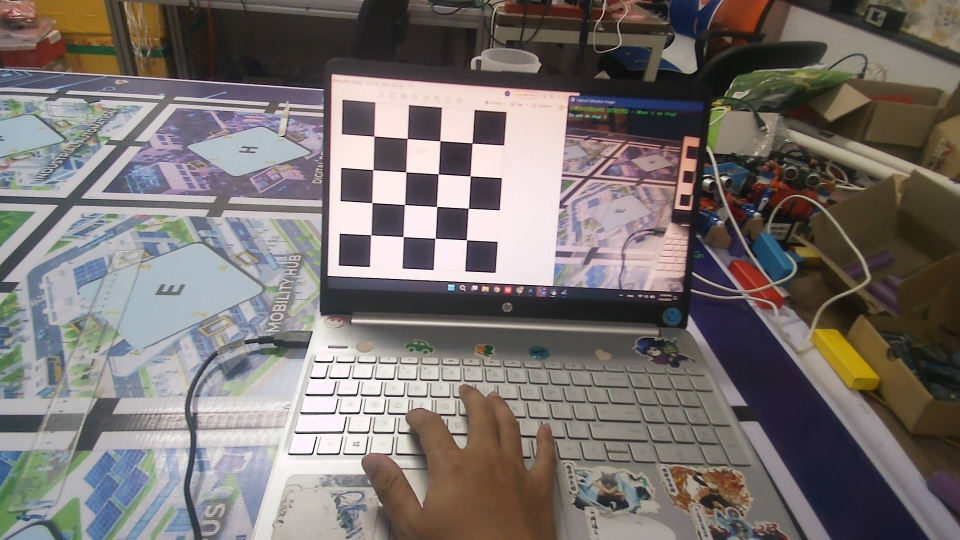
#> input picture 260403/Camera_Calibration/calibration_images/calib_001.jpg, 1920 x 1080 px (shown at 1/2 size); its folder holds only this picture in this run
$ python calibrate_camera.py
#> lines starting #> are read from the running program, lines starting #| are printed output that depends on the picture; after the words box and inside, x2 and y2 are one past the last pixel; in counts of white or black regions, pixels touching at a corner belong together
"""
=============================================================
BƯỚC 2: CALIBRATE CAMERA TỪ ẢNH ĐÃ CHỤP
=============================================================
Nội dung :
1. Đảm bảo đã chụp đủ 15 trở lên số ảnh bằng capture_calibration_images.py
2. Chạy script này để tính toán ma trận thấu kính
3. Kết quả tham số sẽ được lưu vào calibration_result.npz
4. Hệ thống sẽ tự tạo thư mục comparison_results và lưu lại cặp ảnh gốc/khử méo để so sánh

Kết quả bao gồm:
- Camera Matrix (K): ma trận nội tham số
- Distortion Coefficients: hệ số méo ống kính
- Rotation vectors (rvecs): vector quay cho mỗi ảnh
- Translation vectors (tvecs): vector tịnh tiến cho mỗi ảnh
- Re-projection Error: sai số chiếu lại (càng nhỏ càng tốt, tối đa <= 0.5)
"""

import cv2
import numpy as np
import os
import glob

# ======================== CẤU HÌNH ========================
CHECKERBOARD = (4, 4)     # Số inner corners (phải giống file capture)
SQUARE_SIZE = 30.0        # Kích thước mỗi ô vuông (mm). ĐO LẠI bằng thước!
IMAGE_DIR = "./calibration_images"   # Thư mục chứa ảnh đã chụp
OUTPUT_FILE = "calibration_result.npz"  # File lưu kết quả
# ===========================================================


def main():
    print("=" * 60)
    print("  CAMERA CALIBRATION - Hikvision DS-U04")
    print("=" * 60)

    # -------- BƯỚC 1: Tạo tọa độ 3D thực (Object Points) --------
    # Mỗi corner có tọa độ (X*SQUARE_SIZE, Y*SQUARE_SIZE, 0)
    objp = np.zeros((CHECKERBOARD[0] * CHECKERBOARD[1], 3), np.float32)
    objp[:, :2] = np.mgrid[0:CHECKERBOARD[0], 0:CHECKERBOARD[1]].T.reshape(-1, 2)
    objp *= SQUARE_SIZE  # Scale theo kích thước ô thực tế (mm)

    # Danh sách lưu points cho tất cả ảnh
    objpoints = []  # 3D points (giống nhau cho mọi ảnh)
    imgpoints = []  # 2D points (khác nhau tùy ảnh)

    # Tiêu chí dừng cho cornerSubPix
    criteria = (cv2.TERM_CRITERIA_EPS + cv2.TERM_CRITERIA_MAX_ITER, 30, 0.001)

    # -------- BƯỚC 2: Đọc và xử lý từng ảnh --------
    images = sorted(glob.glob(os.path.join(IMAGE_DIR, "*.jpg")))

    if len(images) == 0:
        print(f"[ERROR] Không tìm thấy ảnh trong {IMAGE_DIR}")
        print(" -> Chạy capture_calibration_images.py trước!")
        return

    print(f"\n[INFO] Tìm thấy {len(images)} ảnh trong {IMAGE_DIR}")
    print("[INFO] Đang xử lý...\n")

    img_shape = None
    success_count = 0

    for i, fname in enumerate(images):
        img = cv2.imread(fname)
#> img is the input picture: shape (1080, 1920, 3); mean B, G, R 111.3, 113.8, 120.8
        gray = cv2.cvtColor(img, cv2.COLOR_BGR2GRAY)
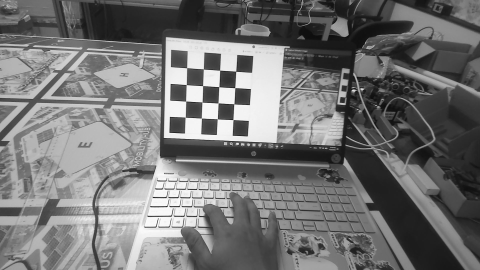
#> gray: shape (1080, 1920) (shown at 1/4 size); min 0, max 255, mean 115.6
        img_shape = gray.shape[::-1]  # (width, height)

        # Tìm corners
        ret, corners = cv2.findChessboardCorners(
            gray, CHECKERBOARD,
            cv2.CALIB_CB_ADAPTIVE_THRESH +
            cv2.CALIB_CB_FAST_CHECK +
            cv2.CALIB_CB_NORMALIZE_IMAGE
        )
#> ret = True; corners = 16 rows, first 8: [748.9, 272.9], [814.7, 277.5], [880.8, 282.4], [944.6, 286.4], [746.4, 339.7], [812.3, 344.4], [876.8, 348.4], [940.7, 352.3]

        if ret:
            success_count += 1
            objpoints.append(objp)

            # Tinh chỉnh corners với độ chính xác sub-pixel
            corners2 = cv2.cornerSubPix(gray, corners, (11, 11), (-1, -1), criteria)
#> corners2 = 16 rows, first 8: [748.5, 272.7], [814.7, 277.5], [880.4, 282.2], [944.7, 286.4], [746.4, 339.9], [812.3, 344.3], [877, 348.4], [940.8, 352.4]
            imgpoints.append(corners2)

            # Hiển thị corners (tùy chọn)
            display = img.copy()
            cv2.drawChessboardCorners(display, CHECKERBOARD, corners2, ret)
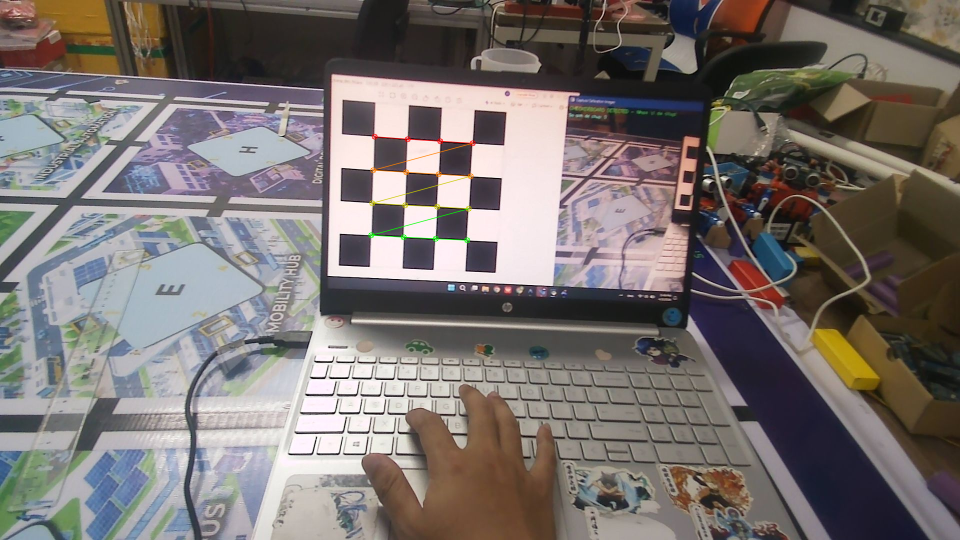
#> display: shape (1080, 1920, 3) (shown at 1/2 size); 0.26% of pixels changed, all inside (x1, y1, x2, y2) = (736, 267, 952, 487)

            # Resize để hiển thị
            h, w = display.shape[:2]
            if w > 960:
                scale = 960 / w
                display = cv2.resize(display, (int(w * scale), int(h * scale)))
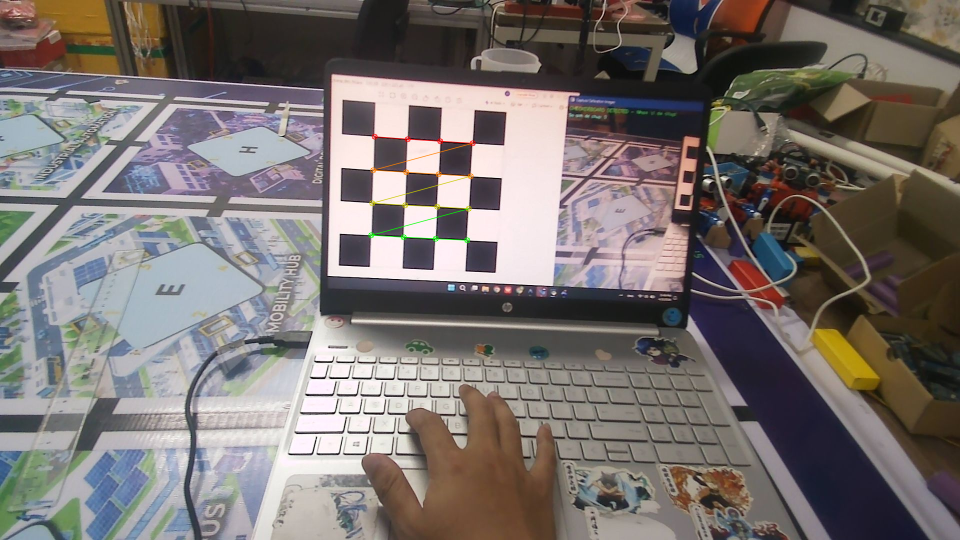
#> display: shape (540, 960, 3); mean B, G, R 111.3, 113.9, 121

            cv2.imshow("Corners Detected", display)
            cv2.waitKey(300)  # Hiện 300ms mỗi ảnh

            basename = os.path.basename(fname)
            print(f" [Done] {basename} — Corners detected ({success_count})")
        else:
            basename = os.path.basename(fname)
            print(f" [Error] {basename} — Không tìm thấy corners (bỏ qua)")

    cv2.destroyAllWindows()

    if success_count < 10:
        print(f"\n[ERROR] Chỉ detect được {success_count} ảnh. Nên có ít nhất 10!")
        if success_count < 3:
            print("[ERROR] Không đủ ảnh để calibrate. Chụp lại!")
            return

    # -------- BƯỚC 3: CALIBRATE --------
    print(f"\n[INFO] Calibrating với {success_count} ảnh...")
    print("[INFO] Đang tính toán... (có thể mất vài giây)\n")

    ret, camera_matrix, dist_coeffs, rvecs, tvecs = cv2.calibrateCamera(
        objpoints, imgpoints, img_shape, None, None
    )

    # -------- BƯỚC 4: HIỂN THỊ KẾT QUẢ --------
    print("=" * 60)
    print("  KẾT QUẢ CALIBRATION")
    print("=" * 60)

    print(f"\n Re-projection Error: {ret:.4f} pixel")
    if ret < 0.5:
        print(f" Calibration thành công với sai số {ret:.4f} pixel.")
    elif ret < 1.0:
        print(f" Calibartion tương đối ở mức {ret:.4f} pixel.Cần chụp thêm các góc ảnh khác để tính toán lại")
    else:
        print(f" Calibration không thành công với sai số {ret:.4f} pixel.Cần chụp lại ảnh cẩn thận hơn.")

    print(f"\n Camera Matrix (K):")
    print(camera_matrix)
    print(f"\n  fx = {camera_matrix[0, 0]:.2f} pixel")
    print(f"  fy = {camera_matrix[1, 1]:.2f} pixel")
    print(f"  cx = {camera_matrix[0, 2]:.2f} pixel (tâm quang học X)")
    print(f"  cy = {camera_matrix[1, 2]:.2f} pixel (tâm quang học Y)")

    print(f"\n Distortion Coefficients:")
    print(dist_coeffs)
    print(f"\n  k1 = {dist_coeffs[0, 0]:.6f}  (radial)")
    print(f"  k2 = {dist_coeffs[0, 1]:.6f}  (radial)")
    print(f"  p1 = {dist_coeffs[0, 2]:.6f}  (tangential)")
    print(f"  p2 = {dist_coeffs[0, 3]:.6f}  (tangential)")
    print(f"  k3 = {dist_coeffs[0, 4]:.6f}  (radial)")

    # -------- BƯỚC 5: LƯU KẾT QUẢ --------
    np.savez(OUTPUT_FILE,
             camera_matrix=camera_matrix,
             dist_coeffs=dist_coeffs,
             rvecs=np.array(rvecs, dtype=object),
             tvecs=np.array(tvecs, dtype=object),
             reprojection_error=ret,
             image_size=img_shape,
             checkerboard_size=CHECKERBOARD,
             square_size=SQUARE_SIZE)

    print(f"\n Đã lưu kết quả vào: {OUTPUT_FILE}")

    # -------- BƯỚC 6: DEMO UNDISTORT --------
    print(f"\n Demo khử méo ảnh (undistort)...")

    # Lấy ảnh đầu tiên để demo
    sample_img = cv2.imread(images[3])
    h, w = sample_img.shape[:2]

    # Tính ma trận camera tối ưu
    new_camera_matrix, roi = cv2.getOptimalNewCameraMatrix(
        camera_matrix, dist_coeffs, (w, h), 1, (w, h)
    )

    # Undistort
    undistorted = cv2.undistort(sample_img, camera_matrix, dist_coeffs,
                                None, new_camera_matrix)

    # Crop theo ROI
    x, y, roi_w, roi_h = roi
    if roi_w > 0 and roi_h > 0:
        undistorted = undistorted[y:y + roi_h, x:x + roi_w]

    # Lưu ảnh demo vào folder
    comp_dir = "comparison_results"
    os.makedirs(comp_dir, exist_ok=True)

    orig_path = os.path.join(comp_dir, "1_original_sample.jpg")
    undist_path = os.path.join(comp_dir, "2_undistorted_sample.jpg")

    cv2.imwrite(orig_path, sample_img)
    cv2.imwrite(undist_path, undistorted)
    print(f" Đã lưu 2 ảnh so sánh (gốc và khử méo) vào thư mục: {comp_dir}/")

    # Hiển thị so sánh
    # Resize cả 2 cho dễ nhìn
    scale = min(640 / w, 480 / h)
    orig_small = cv2.resize(sample_img, (int(w * scale), int(h * scale)))
    undist_small = cv2.resize(undistorted,
                               (int(undistorted.shape[1] * scale),
                                int(undistorted.shape[0] * scale)))

    cv2.imshow("Original", orig_small)
    cv2.imshow("Undistorted", undist_small)
    print("\n[INFO] Nhấn phím bất kỳ để đóng...")
    cv2.waitKey(0)
    cv2.destroyAllWindows()

    # -------- TÍNH RE-PROJECTION ERROR CHI TIẾT --------
    print("\n" + "=" * 60)
    print("  RE-PROJECTION ERROR CHI TIẾT CHO TỪNG ẢNH")
    print("=" * 60)

    total_error = 0
    for i in range(len(objpoints)):
        imgpoints_proj, _ = cv2.projectPoints(objpoints[i], rvecs[i], tvecs[i],
                                               camera_matrix, dist_coeffs)
        error = cv2.norm(imgpoints[i], imgpoints_proj, cv2.NORM_L2) / len(imgpoints_proj)
        total_error += error
        print(f"  Ảnh {i + 1:3d}: error = {error:.4f} pixel")

    mean_error = total_error / len(objpoints)
    print(f"\n  Mean re-projection error: {mean_error:.4f} pixel")
    print("\n HOÀN TẤT CALIBRATION!")


if __name__ == "__main__":
    main()

$ run again, on 260403/Camera_Calibration/calibration_images/calib_005.jpg
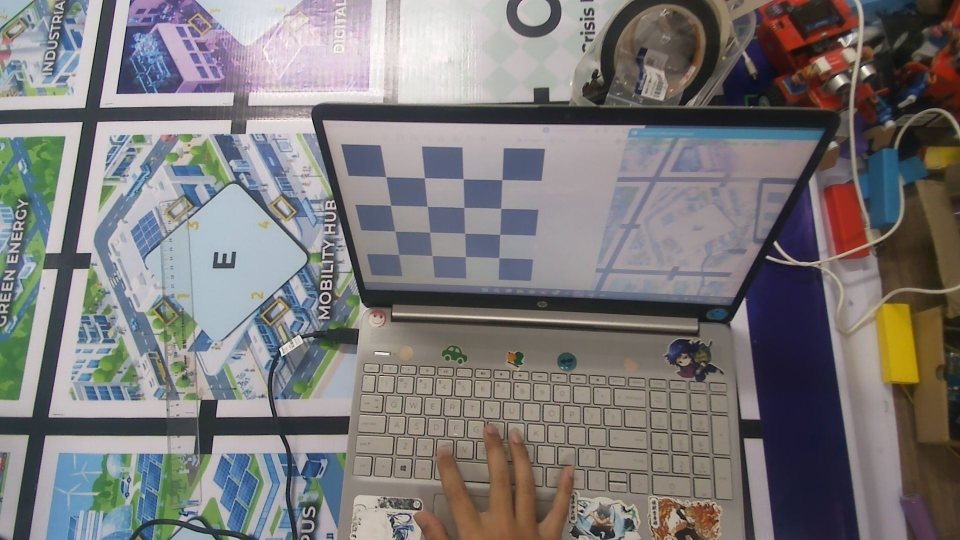
#> input picture 260403/Camera_Calibration/calibration_images/calib_005.jpg, 1920 x 1080 px (shown at 1/2 size)
#> in main, img is the input picture: shape (1080, 1920, 3); mean B, G, R 121, 120.7, 123.3
#> in main, `gray = cv2.cvtColor(img, cv2.COLOR_BGR2GRAY)`:
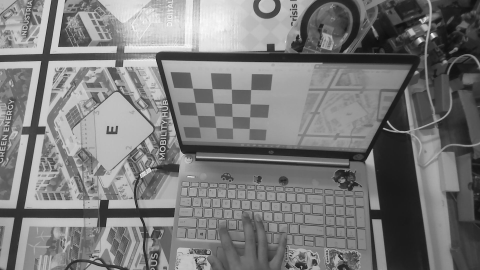
#> gray: shape (1080, 1920) (shown at 1/4 size); min 0, max 255, mean 121.5
#> ret = True; corners = 16 rows, first 8: [772.7, 354.5], [849.4, 355.9], [926.3, 357.8], [1004.5, 359.4], [781.7, 410.8], [855.3, 413.4], [928.5, 415.4], [1001.9, 417.2]
#> corners2 = 16 rows, first 8: [772.2, 354.1], [849.3, 356.2], [926.7, 358.1], [1004.3, 359.8], [781.6, 411.1], [855, 413.1], [928.3, 415.4], [1002, 417.3]
#> in main, `display = cv2.resize(display, (int(w * scale), int(h * scale)))`:
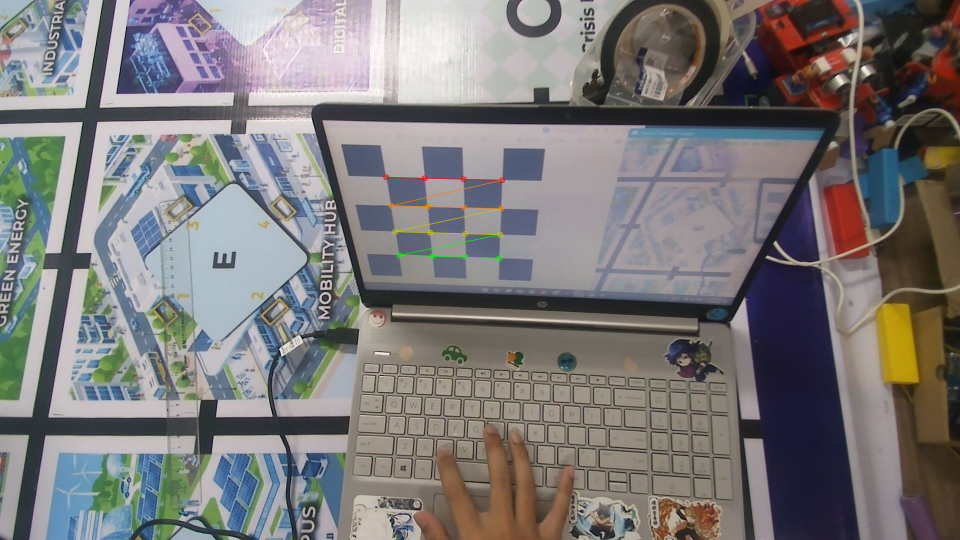
#> display: shape (540, 960, 3); mean B, G, R 120.9, 120.9, 123.5

$ run again, on 260403/Camera_Calibration/calibration_images/calib_006.jpg
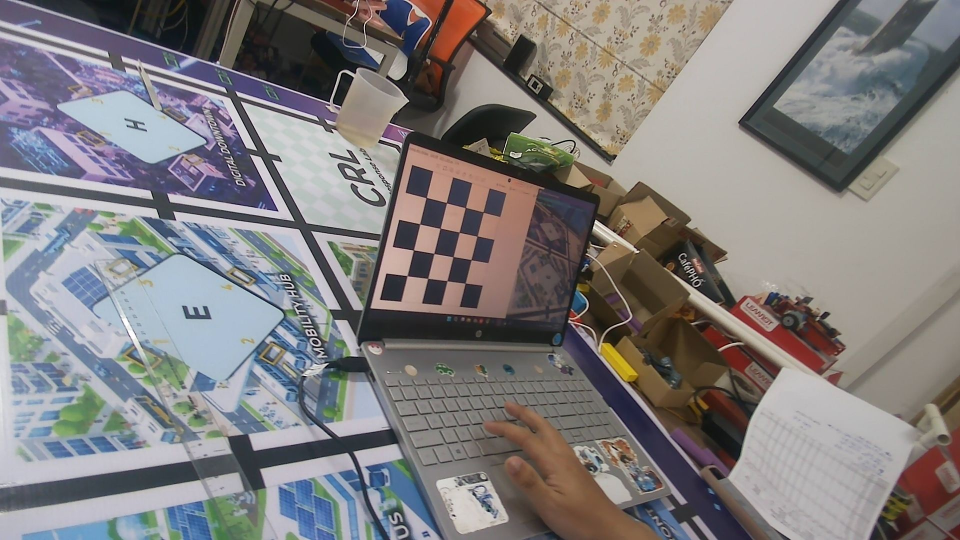
#> input picture 260403/Camera_Calibration/calibration_images/calib_006.jpg, 1920 x 1080 px (shown at 1/2 size)
#> in main, img is the input picture: shape (1080, 1920, 3); mean B, G, R 125.3, 125, 128.2
#> in main, `gray = cv2.cvtColor(img, cv2.COLOR_BGR2GRAY)`:
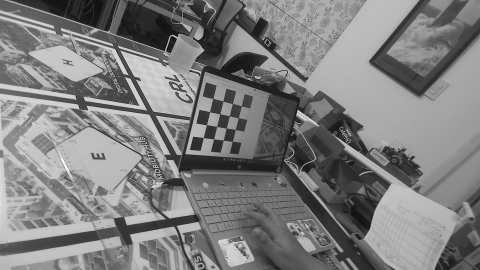
#> gray: shape (1080, 1920) (shown at 1/4 size); min 0, max 255, mean 126
#> ret = True; corners = 16 rows, first 8: [852.6, 395.6], [893.4, 406], [931.4, 415.5], [966.5, 424.4], [839.9, 448.4], [881.1, 456.8], [918.7, 465.1], [953.8, 473.1]
#> corners2 = 16 rows, first 8: [852.8, 395.6], [893.4, 405.9], [931.2, 415.6], [966.7, 424.6], [839.9, 448.3], [880.8, 456.9], [918.8, 464.9], [954.5, 472.5]
#> in main, `display = cv2.resize(display, (int(w * scale), int(h * scale)))`:
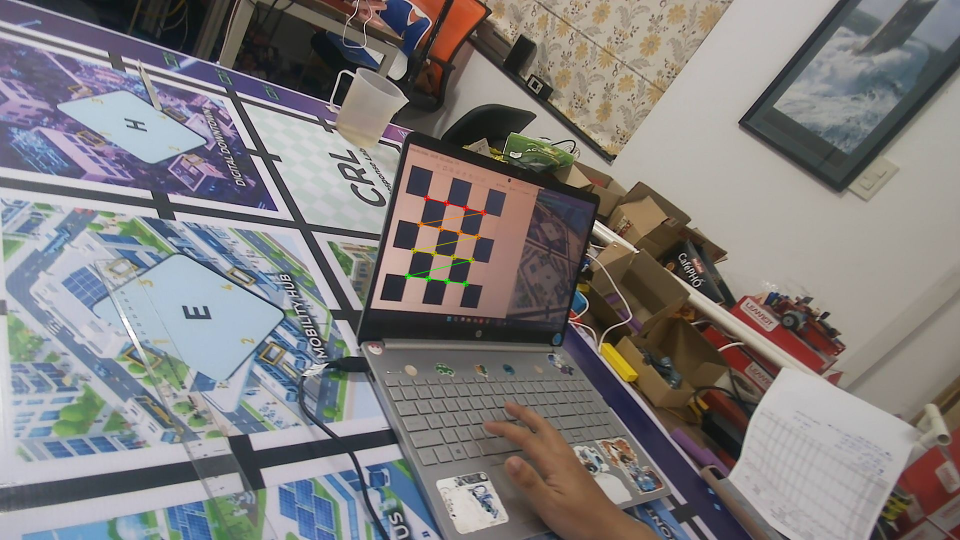
#> display: shape (540, 960, 3); mean B, G, R 125.3, 125.2, 128.4
